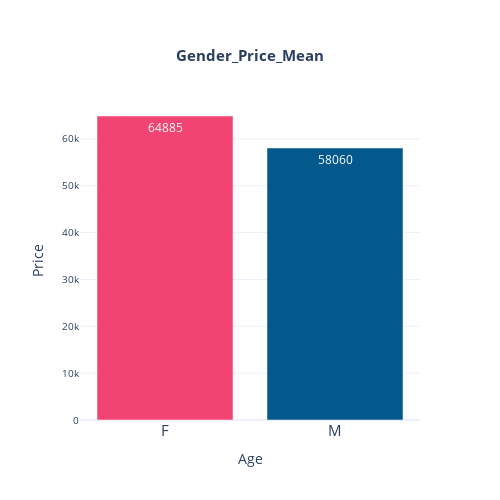

The notebook cell saved with this chart:
### Code cell
pd.options.display.float_format = '{:.1f}'.format
# 데이터프레임 생성
import numpy as np
import pandas as pd
# df = pd.DataFrame(np.random.rand(10, 2), columns=['A', 'B'])
colors = ['#03588C',] * 2
colors[0] = '#F24472'
# colors[1] = '#F24472'


#막대그래프 그리기
import plotly.graph_objects as go
fig = go.Figure()
fig.add_trace(
    go.Bar(
        x=df_gender_cnt['gender'], y=df_gender_cnt['price'], text=df_gender_cnt['price'], textposition='auto',texttemplate='%{text:.0f}',marker_color = colors
    )
)
fig.update_layout(
    {
        "title": {
            "text": "<b>Gender_Price_Mean</b>",
            "x": 0.5,
            "y": 0.9,
            "font": {
                "size": 15
            }
        },
        "xaxis": {
            "title": "Age",
            # "showticklabels":True,
            # "tick0": "2017-01-31",
            # "dtick": "M1",
            "tickfont": {
                "size": 15               
            }
        },
        "yaxis": {
            "title": "Price",
            "tickfont": {
                "size": 10                
            }
        },
        "template":'plotly_white',
        "showlegend": False,
        "autosize":False,
        "width":500,
        "height":500
    }
)

### Figure 1 — Plotly figure (JSON) as saved in the notebook; plotly's stock layout.template omitted (floating-point values rounded to 4 significant figures)
{"data": [{"marker": {"color": ["#F24472", "#03588C"]}, "text": [64890.0, 58060.0], "textposition": "auto", "texttemplate": "%{text:.0f}", "type": "bar", "x": ["F", "M"], "y": [64890.0, 58060.0]}], "layout": {"autosize": false, "height": 500, "showlegend": false, "title": {"font": {"size": 15}, "text": "<b>Gender_Price_Mean</b>", "x": 0.5, "y": 0.9}, "width": 500, "xaxis": {"tickfont": {"size": 15}, "title": {"text": "Age"}}, "yaxis": {"tickfont": {"size": 10}, "title": {"text": "Price"}}}}
